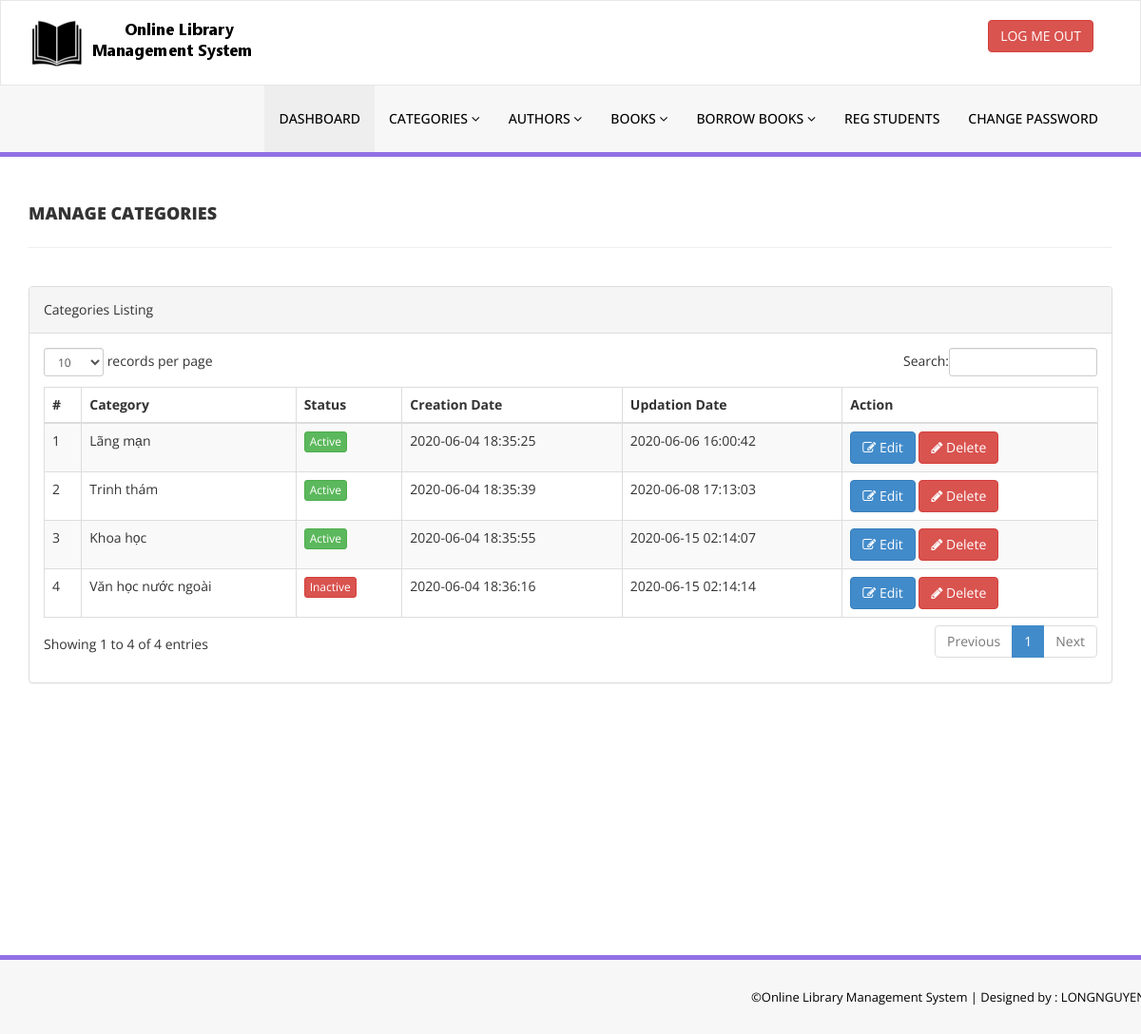
/LibraryManagement/admin/manage-categories.php (signed in), run on the app's committed database.
### tables this page shows
CREATE TABLE `tblcategory` (
  `id` int(11) NOT NULL,
  `CategoryName` varchar(150) DEFAULT NULL,
  `Status` int(1) DEFAULT NULL,
  `CreationDate` timestamp NULL DEFAULT current_timestamp(),
  `UpdationDate` timestamp NULL DEFAULT '0000-00-00 00:00:00' ON UPDATE current_timestamp()
);

### LibraryManagement/admin/manage-categories.php (the view, shortened to what this page needs)
<?php
include('includes/config.php');
if (strlen($_SESSION['alogin']) == 0) {
    header('location:index.php');
} else {
?>
    <!DOCTYPE html>
    <html xmlns="http://www.w3.org/1999/xhtml">
    <head>
        <link href="assets/css/bootstrap.css" rel="stylesheet" />
        <link href="assets/css/font-awesome.css" rel="stylesheet" />
        <link href="assets/js/dataTables/dataTables.bootstrap.css" rel="stylesheet" />
        <link href="assets/css/style.css" rel="stylesheet" />
    </head>
    <body>
        <?php include('includes/header.php'); ?>
        <div class="content-wrapper">
            <div class="container">
                <div class="row pad-botm">
                    <div class="col-md-12">
                        <h4 class="header-line">Manage Categories</h4>
                    </div>
                    <div class="row">
                    </div>
                </div>
                <div class="row">
                    <div class="col-md-12">
                        <div class="panel panel-default">
                            <div class="panel-heading">
                                Categories Listing
                            </div>
                            <div class="panel-body">
                                <div class="table-responsive">
                                    <table class="table table-striped table-bordered table-hover" id="dataTables-example">
                                        <thead>
                                            <tr>
                                                <th>#</th>
                                                <th>Category</th>
                                                <th>Status</th>
                                                <th>Creation Date</th>
                                                <th>Updation Date</th>
                                                <th>Action</th>
                                            </tr>
                                        </thead>
                                        <tbody>
                                            <?php $sql = "SELECT * from  tblcategory";
                                            $query = $dbh->prepare($sql);
                                            $query->execute();
                                            $results = $query->fetchAll(PDO::FETCH_OBJ);
                                            $cnt = 1;
                                            if ($query->rowCount() > 0) {
                                                foreach ($results as $result) {               ?>
                                                    <tr class="odd gradeX">
                                                        <td class="center"><?php echo htmlentities($cnt); ?></td>
                                                        <td class="center"><?php echo htmlentities($result->CategoryName); ?></td>
                                                        <td class="center"><?php if ($result->Status == 1) { ?>
                                                                <a href="#" class="btn btn-success btn-xs">Active</a>
                                                            <?php } else { ?>
                                                                <a href="#" class="btn btn-danger btn-xs">Inactive</a>
                                                            <?php } ?></td>
                                                        <td class="center"><?php echo htmlentities($result->CreationDate); ?></td>
                                                        <td class="center"><?php echo htmlentities($result->UpdationDate); ?></td>
                                                        <td class="center">
                                                            <a href="edit-category.php?catid=<?php echo htmlentities($result->id); ?>"><button class="btn btn-primary"><i class="fa fa-edit "></i> Edit</button>
                                                                <a href="manage-categories.php?del=<?php echo htmlentities($result->id); ?>" onclick="return confirm('Are you sure you want to delete?');"" >  <button class=" btn btn-danger"><i class="fa fa-pencil"></i> Delete</button>
                                                        </td>
                                                    </tr>
                                            <?php $cnt = $cnt + 1;
                                                }
                                            } ?>
                                        </tbody>
                                    </table>
                                </div>
                            </div>
                        </div>
                    </div>
                </div>
            </div>
        </div>
        <?php include('includes/footer.php'); ?>
    </body>
    </html>
<?php } ?>

### LibraryManagement/admin/assets/css/style.css (style rules this page uses)
.content-wrapper { margin-top: 40px; min-height:800px; padding-bottom:90px; }
.header-line { font-weight:900; padding-bottom:25px; border-bottom:1px solid #eeeeee; text-transform:uppercase; }
.pad-botm { padding-bottom:30px; }

### data on the page
tblcategory: CategoryName "Lãng mạn", Status "Active", CreationDate "2020-06-04 18:35:25", UpdationDate "2020-06-06 16:00:42"
tblcategory: CategoryName "Trinh thám", Status "Active", CreationDate "2020-06-04 18:35:39", UpdationDate "2020-06-08 17:13:03"
tblcategory: CategoryName "Khoa học", Status "Active", CreationDate "2020-06-04 18:35:55", UpdationDate "2020-06-15 02:14:07"
tblcategory: CategoryName "Văn học nước ngoài", Status "Inactive", CreationDate "2020-06-04 18:36:16", UpdationDate "2020-06-15 02:14:14"
